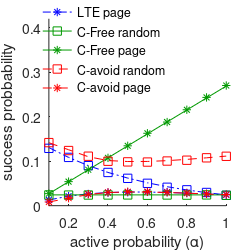
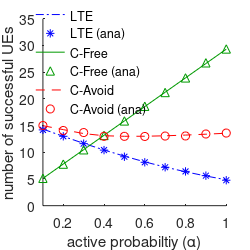

MATLAB code to generate these figures, in order:
clear;
load('aratio.mat');
close all;
figure1 = figure(1);
hold on;
% for legend
h = plot(2:3,2:3, 'bs-.');
plot(2:3,2:3, 'b*-.');
plot(2:3,2:3, 's-', 'Color', [0, 0.6, 0]);
plot(2:3,2:3, '*-',  'Color', [0, 0.6, 0]);
plot(2:3,2:3, 'r--s', 2:3,2:3, 'r*--');
% real data
plot(0.1:0.1:1, A_SuccessProb_C_rd, 'b-.');
plot(0.1:0.1:1, SuccessProb_C_rd, 'bs');
plot(0.1:0.1:1, A_SuccessProb_C_pg, 'b-.');
plot(0.1:0.1:1, SuccessProb_C_pg, 'b*');
plot(0.1:0.1:1, A_SuccessProb_M_rd, '-', 'Color', [0, 0.6, 0]);
plot(0.1:0.1:1, SuccessProb_M_rd, 's', 'Color', [0, 0.6, 0]);
plot(0.1:0.1:1, A_SuccessProb_M_pg, '-', 'Color', [0, 0.6, 0]);
plot(0.1:0.1:1, SuccessProb_M_pg, '*', 'Color', [0, 0.6, 0]);
plot(0.1:0.1:1, A_SuccessProb_N_rd, 'r--');
plot(0.1:0.1:1, SuccessProb_N_rd, 'rs');
plot(0.1:0.1:1, A_SuccessProb_N_pg, 'r--');
plot(0.1:0.1:1, SuccessProb_N_pg, 'r*');
%h = plot(0.1:0.1:1, A_SuccessProb_C_rd, 'b', 0.1:0.1:1, A_SuccessProb_C_pg, 'b', 0.1:0.1:1, SuccessProb_C_rd, 'b*', 0.1:0.1:1, SuccessProb_C_pg, 'b+');
%set( h , 'linewidth' , 1.2 );
hl = legend('LTE random', 'LTE page', 'C-Free random','C-Free page', 'C-avoid random', 'C-avoid page');
legend boxoff;
set(gca, 'YTick',[0:.1:.5]);
ylim([0,0.42]);
set(gca, 'XTick',[0:.2:1]);
xlim([.1,1]);
xlabel('active probability (\alpha)');  
ylabel('success probbability');  

set(figure1, 'PaperUnits', 'inches');
set(figure1, 'PaperPosition', [0 0 2.5 2.5]);
set(figure1, 'Units', 'inches');
set(figure1, 'Position', [0 0 2.5 2.5]);

pos = get(hl, 'position');
loci = get(gca, 'position');
set(hl, 'position', [loci(1) pos(2)+0.05 pos(3) pos(4)]);
print(figure1, '-depsc', 'aratio_prob.eps');
hold off;

figure1 = figure(2);
hold on;
h = plot(0.1:0.1:1, A_C_total , 'b-.');
plot(0.1:0.1:1, C_total , 'b*');
plot(0.1:0.1:1, A_M_total, '-', 'Color',[0,.6,0]);
plot(0.1:0.1:1, M_total, '^', 'Color',[0,.6,0]);
plot(0.1:0.1:1, A_N_total, 'r--');
plot(0.1:0.1:1, N_total, 'ro');
hl = legend('LTE', 'LTE (ana)', 'C-Free', 'C-Free (ana)', 'C-Avoid', 'C-Avoid (ana)', 'Location', 'SouthEast');
legend boxoff;
xlabel('active probabiltiy (\alpha)');  
ylabel('number of successful UEs'); 
set(gca, 'YTick',[0:5:35]);
ylim([0,35]);
set(gca, 'XTick',[0:.2:1]);
xlim([.1,1]);

set(figure1, 'PaperUnits', 'inches');
set(figure1, 'PaperPosition', [0 0 2.5 2.5]);
set(figure1, 'Units', 'inches');
set(figure1, 'Position', [0 0 2.5 2.5]);
pos = get(hl, 'position');
loci = get(gca, 'position');
set(hl, 'position', [loci(1)-0.01 pos(2)+0.35 pos(3) pos(4)]);

print(figure1, '-depsc', 'aratio_UE.eps');